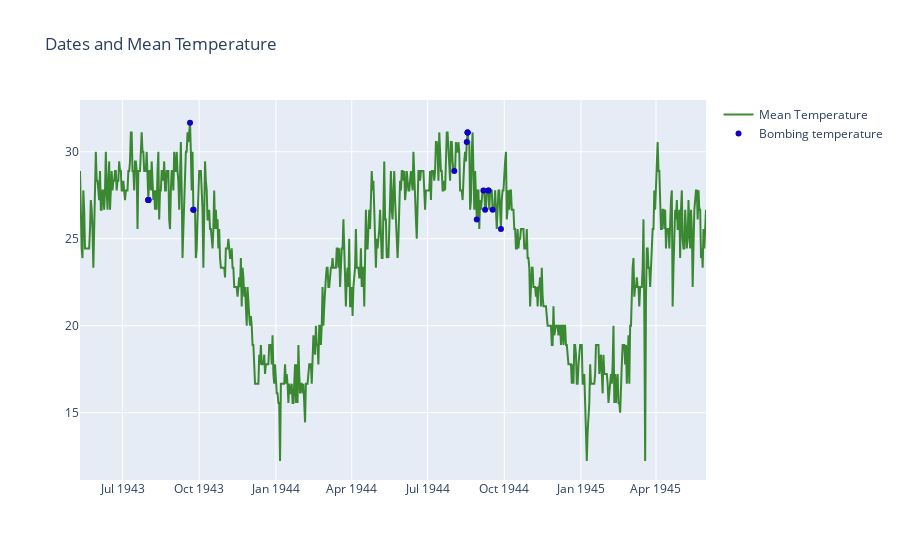

Write notebook code for a chart like this one.
### Code cell
liste = []
aa = []
for each in aerial_war["Mission Date"]:
    coun = weather_bin[weather_bin.Date == each]
    liste.append(coun["MeanTemp"].values)
aerial_war["dene"] = liste
for each in aerial_war.dene.values:
    aa.append(each[0])

# Create a trace
trace = go.Scatter(
    x = weather_bin.Date,
    mode = "lines",
    y = weather_bin.MeanTemp,
    marker = dict(color = 'rgba(16, 112, 2, 0.8)'),
    name = "Mean Temperature"
)
trace1 = go.Scatter(
    x = aerial_war["Mission Date"],
    mode = "markers",
    y = aa,
    marker = dict(color = 'rgba(16, 0, 200, 1)'),
    name = " temperature"
)
layout = dict(title = 'Dates and Mean Temperature ')
data = [trace,trace1]

fig = dict(data = data, layout = layout)
iplot(fig)

### Figure 1 — Plotly figure (JSON) as saved in the notebook; plotly's stock layout.template omitted (floating-point values rounded to 4 significant figures; data arrays with more than 128 entries replaced by an {"elided": "..."} marker saying what was removed)
{"data": [{"marker": {"color": "rgba(16, 112, 2, 0.8)"}, "mode": "lines", "name": "Mean Temperature", "type": "scatter", "x": {"elided": "751 str values"}, "y": {"elided": "751 float values"}}, {"marker": {"color": "rgba(16, 0, 200, 1)"}, "mode": "markers", "name": "Bombing temperature", "type": "scatter", "x": ["1944-08-02T00:00:00", "1943-09-20T00:00:00", "1943-09-24T00:00:00", "1943-09-24T00:00:00", "1944-08-17T00:00:00", "1944-08-18T00:00:00", "1944-08-18T00:00:00", "1944-08-18T00:00:00", "1944-08-29T00:00:00", "1944-09-06T00:00:00", "1944-09-08T00:00:00", "1944-09-12T00:00:00", "1944-09-12T00:00:00", "1944-09-17T00:00:00", "1944-09-27T00:00:00", "1943-08-01T00:00:00", "1943-08-01T00:00:00", "1943-08-01T00:00:00", "1943-08-01T00:00:00"], "y": [28.89, 31.67, 26.67, 26.67, 30.56, 31.11, 31.11, 31.11, 26.11, 27.78, 26.67, 27.78, 27.78, 26.67, 25.56, 27.22, 27.22, 27.22, 27.22]}], "layout": {"title": {"text": "Dates and Mean Temperature "}}}
